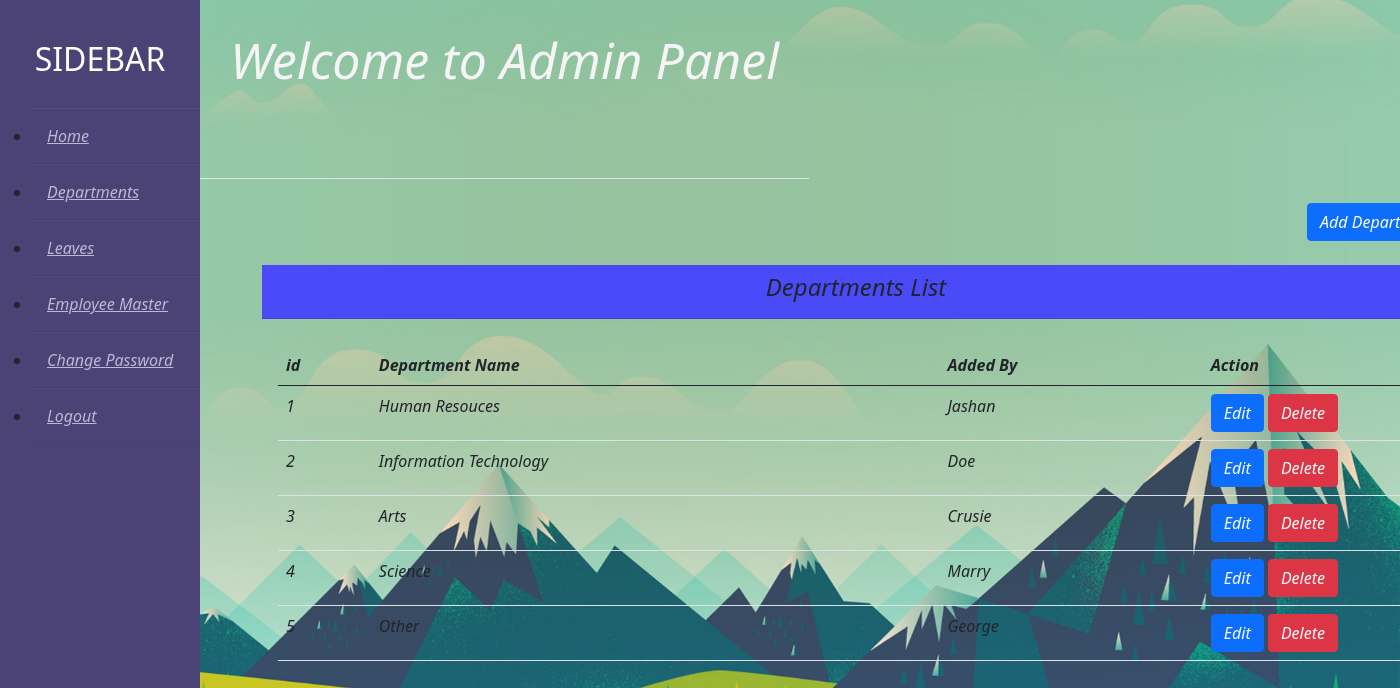
/admin/departments.php (signed in), run on the app's committed database.
### tables this page shows
CREATE TABLE `department` (
  `id` int(11) NOT NULL,
  `department_name` varchar(255) NOT NULL,
  `added_by` varchar(255) NOT NULL
);

### admin/departments.php (the view, shortened to what this page needs)
<?php
include 'includes/db.php';
include 'includes/header.php';
include 'includes/adminbar.php';
if(!isset($_SESSION['alogin'])){
    header("location: admin-login.php?error=Firstly you need to login");
}
else{
$sqlUsers = "SELECT * FROM department";
$statement = $connection->prepare($sqlUsers);
$statement->execute();
$allData = $statement->fetchAll(PDO::FETCH_ASSOC);
?><br>
<!DOCTYPE html>
<html lang="en">
<head>
    <link rel="stylesheet" href="admin.css">
</head>
<body>
    <div class="container">
        <div class="col-md-11">
            <div class="line" style="text-align: right;">
                <a href="add-departments.php" class="btn btn-primary"> Add Department</a>
            </div><br>
            <div class="card-header text-center">
                <h4> Departments List </h4>
            </div>
            <div class="card-body">
                <?php if (!empty($allData)) {?>
                <table class="table display responsive-table">
                    <thead>
                        <th> id</th>
                        <th> Department Name</th>
                        <th> Added By</th>
                        <th width="20%"> Action</th>
                    </thead>
                    <tbody>
                        <?php
                        foreach ($allData as $key => $values) {?>
                        <tr>
                            <td> <?php echo $values['id']; ?> </td>
                            <td> <?php echo $values['department_name']; ?> </td>
                            <td> <?php echo $values['added_by']; ?> </td>
                            <td>
                                <a href="edit-departments.php?id=<?php echo $values['id']?>" class="btn btn-primary">Edit
                                </a>
                                <a onclick="return confirm('Are you sure you want to delete this item?');"
                                    href="delete-departments.php?id=<?php echo $values['id'] ?>"
                                    class="btn btn-danger">Delete
                                </a>
                            </td>
                        </tr>
                        <?php }?>
                    </tbody>
                </table>
                <?php }else{?>
                <h4>No Record Found.</h4>
                <?php } ?>
            </div>
        </div>
    </div>
</body>
</html>
<?php }?>
<?php include 'includes/footer.php';?>

### admin/css/sidebar.css (style rules this page uses)
body { background: #f3f5f9; }
.container { margin-left: 250px; }

### admin/css/admin.css (style rules this page uses)
body { background-image:url('../img/mountains2.jpg'); background-size: cover; }
.card-header { background-color:rgb(74, 74, 248); margin-bottom: 10px; }

### data on the page
department: id "1", department_name "Human Resouces", added_by "Jashan"
department: id "2", department_name "Information Technology", added_by "Doe"
department: id "3", department_name "Arts", added_by "Crusie"
department: id "4", department_name "Science", added_by "Marry"
department: id "5", department_name "Other", added_by "George"
